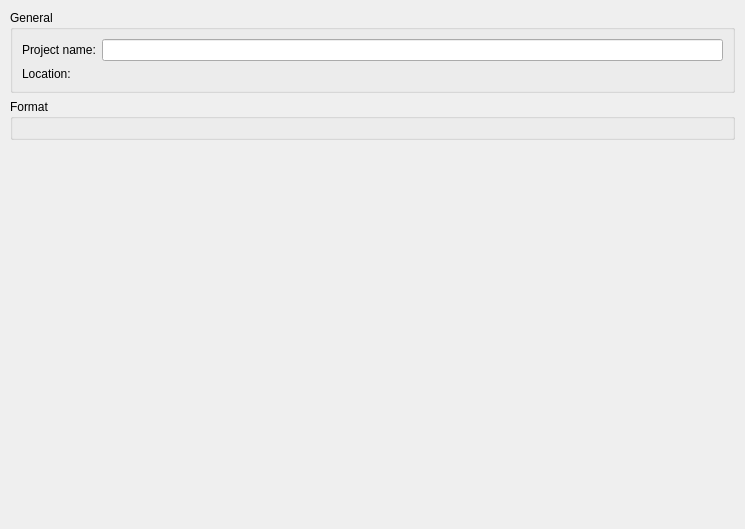
<?xml version="1.0" encoding="UTF-8"?>
<ui version="4.0">
 <class>ViRecordingProjectWidget</class>
 <widget class="QWidget" name="ViRecordingProjectWidget">
  <property name="geometry">
   <rect>
    <x>0</x>
    <y>0</y>
    <width>745</width>
    <height>529</height>
   </rect>
  </property>
  <property name="maximumSize">
   <size>
    <width>16777215</width>
    <height>16777215</height>
   </size>
  </property>
  <property name="windowTitle">
   <string>Form</string>
  </property>
  <property name="styleSheet">
   <string/>
  </property>
  <layout class="QGridLayout" name="gridLayout">
   <property name="margin">
    <number>10</number>
   </property>
   <item row="0" column="0">
    <widget class="QGroupBox" name="groupBox">
     <property name="title">
      <string>General</string>
     </property>
     <layout class="QGridLayout" name="gridLayout_2">
      <item row="0" column="0">
       <widget class="QLabel" name="label">
        <property name="text">
         <string>Project name:</string>
        </property>
       </widget>
      </item>
      <item row="1" column="0">
       <widget class="QLabel" name="label_2">
        <property name="text">
         <string>Location:</string>
        </property>
       </widget>
      </item>
      <item row="0" column="1">
       <widget class="QLineEdit" name="nameLineEdit"/>
      </item>
      <item row="1" column="1">
       <widget class="ViFileBrowser" name="fileBrowser" native="true"/>
      </item>
     </layout>
    </widget>
   </item>
   <item row="1" column="0">
    <widget class="QGroupBox" name="groupBox_2">
     <property name="title">
      <string>Format</string>
     </property>
     <layout class="QGridLayout" name="gridLayout_3">
      <item row="0" column="0">
       <widget class="ViFormatWidget" name="formatWidget" native="true"/>
      </item>
     </layout>
    </widget>
   </item>
   <item row="2" column="0">
    <spacer name="verticalSpacer">
     <property name="orientation">
      <enum>Qt::Vertical</enum>
     </property>
     <property name="sizeHint" stdset="0">
      <size>
       <width>20</width>
       <height>40</height>
      </size>
     </property>
    </spacer>
   </item>
   <item row="3" column="0">
    <widget class="QWidget" name="widget_3" native="true">
     <layout class="QGridLayout" name="gridLayout_4">
      <property name="margin">
       <number>0</number>
      </property>
      <item row="0" column="1">
       <widget class="ViPushButton" name="startButton" native="true"/>
      </item>
      <item row="0" column="0">
       <spacer name="horizontalSpacer">
        <property name="orientation">
         <enum>Qt::Horizontal</enum>
        </property>
        <property name="sizeHint" stdset="0">
         <size>
          <width>40</width>
          <height>20</height>
         </size>
        </property>
       </spacer>
      </item>
     </layout>
    </widget>
   </item>
  </layout>
 </widget>
 <customwidgets>
  <customwidget>
   <class>ViFileBrowser</class>
   <extends>QWidget</extends>
   <header>vifilebrowser.h</header>
   <container>1</container>
  </customwidget>
  <customwidget>
   <class>ViFormatWidget</class>
   <extends>QWidget</extends>
   <header>viformatwidget.h</header>
   <container>1</container>
  </customwidget>
  <customwidget>
   <class>ViPushButton</class>
   <extends>QWidget</extends>
   <header>vipushbutton.h</header>
   <container>1</container>
  </customwidget>
 </customwidgets>
 <resources/>
 <connections/>
</ui>
